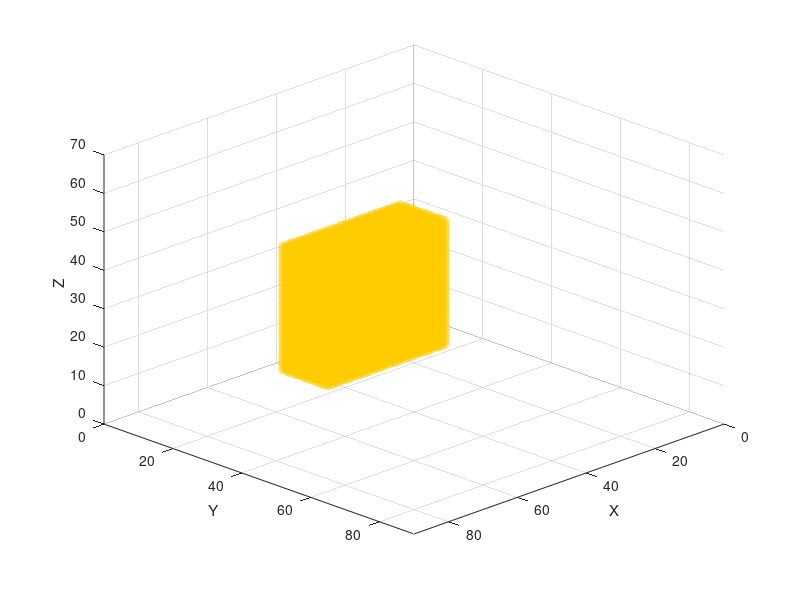

This figure's MATLAB source: (Note: this script raises an error after producing the figure.)
%% Map dimensions (MAKE SURE THEY ARE THE SAME AS THE MAP CREATOR)
mapSizeX = 90; mapSizeY = 90; mapSizeZ = 70;
mapSize = [mapSizeX, mapSizeY, mapSizeZ];

%% Generate ROI and Object positions
% We store environment state in this matrix with this values:
% ---- 0 = free | 1= Occupied | 2 = unexplored | 3 = Frontier | 4 = ROI | 
% ---- 5 = Object
voxelStates = 2*ones(mapSize);

%% DEFINE ROI SETTINGS
voxelStates(9:43, 5:18, 1:33) = 4;

%% DEFINE OBJECTIVE LOCATION
objectX=35; objectY=13; objectZ=3;

% Define the object value
objectValue = 5;
% Compute 3x3x3 block centered on the object position
for dx = -1:1
    for dy = -1:1
        for dz = -1:1
            x = objectX + dx;
            y = objectY + dy;
            z = objectZ + dz;

            % Check bounds before assigning
            if x >= 1 && x <= size(voxelStates,1) && ...
               y >= 1 && y <= size(voxelStates,2) && ...
               z >= 1 && z <= size(voxelStates,3)
                voxelStates(x,y,z) = objectValue;
            end
        end
    end
end

figure;             
hold on; 
axis([0 mapSize(1) 0 mapSize(2) 0 mapSize(3)]);
grid on;
xlabel('X'); ylabel('Y'); zlabel('Z');


[rx, ry, rz] = ind2sub(size(voxelStates), find(voxelStates == 4));
scatter3(rx-0.5, ry-0.5, rz-0.5, 50, [1, 0.8, 0], 'filled', 'MarkerFaceAlpha', 0.5);

[gx, gy, gz] = ind2sub(size(voxelStates), find(voxelStates == 5));
scatter3(gx-0.5, gy-0.5, gz-0.5, 50, [0.6, 0.2, 0.8], 'filled', 'MarkerFaceAlpha', 1);

view(135, 30);

%% Save Voxel Initial States Matrix
save('../../Maps_ROI_Object_Situations/RandomObstacles_1_situations/RandomObstacles_1_voxelStates_2.mat','voxelStates');
disp('saved voxelStates_2.mat')
